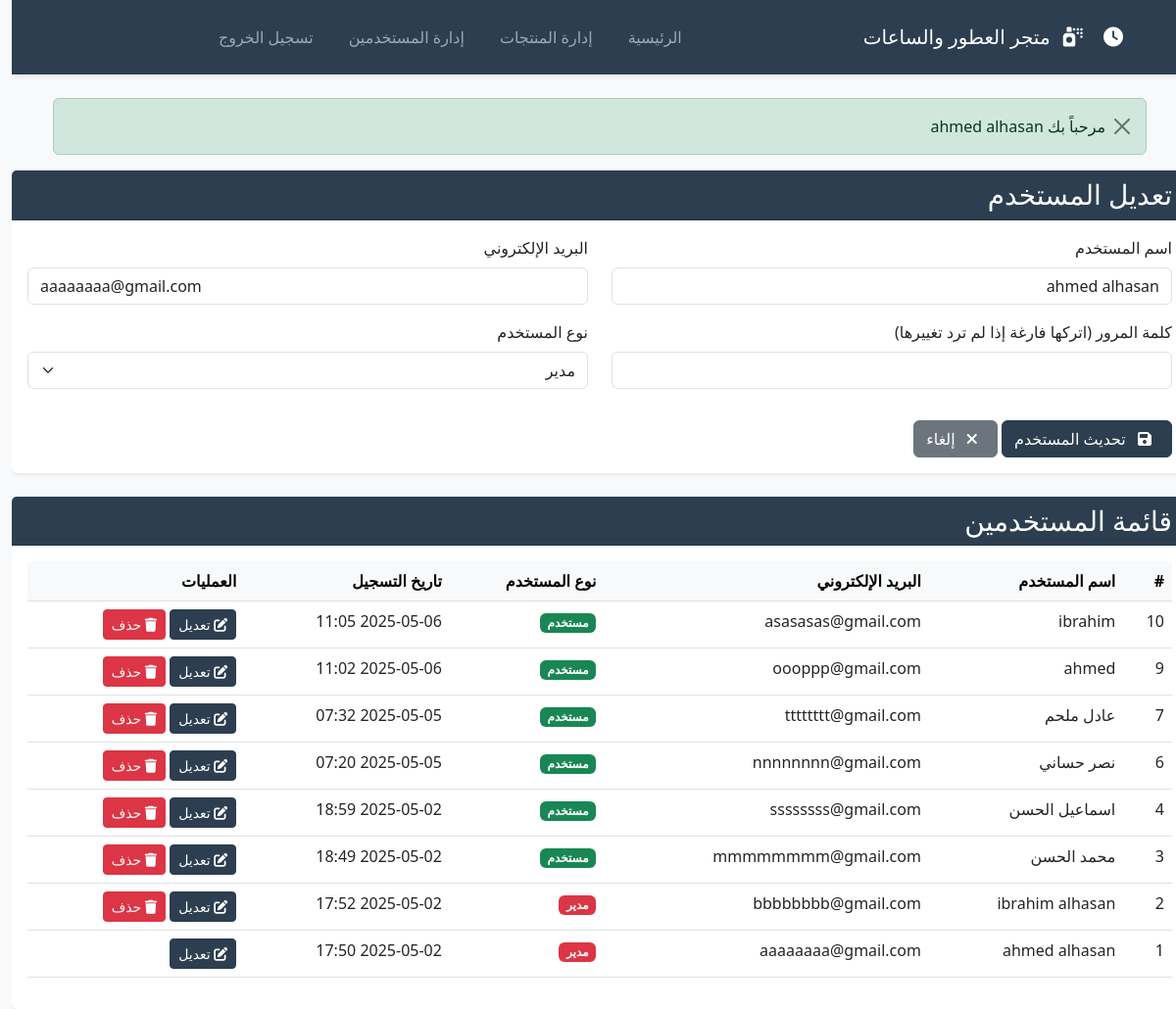
Page /users.php?edit=1 (signed in) on the committed database.
### tables this page shows
CREATE TABLE `users` (
  `id` int(11) NOT NULL,
  `username` varchar(50) NOT NULL,
  `email` varchar(100) NOT NULL,
  `password` varchar(255) NOT NULL,
  `role` enum('user','admin') DEFAULT 'user',
  `created_at` timestamp NOT NULL DEFAULT current_timestamp()
);

### users.php (the view, shortened to what this page needs)
<?php
require_once 'config/database.php';
$edit_user = null;
if (isset($_GET['edit']) && is_numeric($_GET['edit'])) {
    $stmt = $conn->prepare("SELECT id, username, email, role FROM users WHERE id = ?");
    $stmt->execute([$_GET['edit']]);
    $edit_user = $stmt->fetch(PDO::FETCH_ASSOC);
}
$stmt = $conn->query("SELECT * FROM users ORDER BY created_at DESC");
$users = $stmt->fetchAll(PDO::FETCH_ASSOC);
require_once 'includes/header.php';
?>
<div class="row mb-4">
    <div class="col-md-12">
        <div class="card shadow-sm">
            <div style="background-color:#2c3e50" class="card-header  text-white">
                <h3 class="card-title mb-0"><?php echo $edit_user ? 'تعديل المستخدم' : 'إضافة مستخدم جديد'; ?></h3>
            </div>
            <div class="card-body">
                <form method="POST" class="needs-validation" novalidate>
                    <div class="row">
                        <div class="col-md-6 mb-3">
                            <label for="username" class="form-label">اسم المستخدم</label>
                            <input type="text" class="form-control" id="username" name="username"
                                   value="<?php echo $edit_user ? htmlspecialchars($edit_user['username']) : ''; ?>" required>
                        </div>
                        <div class="col-md-6 mb-3">
                            <label for="email" class="form-label">البريد الإلكتروني</label>
                            <input type="email" class="form-control" id="email" name="email"
                                   value="<?php echo $edit_user ? htmlspecialchars($edit_user['email']) : ''; ?>" required>
                        </div>
                    </div>
                    <div class="row">
                        <div class="col-md-6 mb-3">
                            <label for="password" class="form-label">
                                <?php echo $edit_user ? 'كلمة المرور (اتركها فارغة إذا لم ترد تغييرها)' : 'كلمة المرور'; ?>
                            </label>
                            <input type="password" class="form-control" id="password" name="password"
                                   <?php echo !$edit_user ? 'required' : ''; ?>>
                        </div>
                        <div  class="col-md-6 mb-3">
                            <label for="role" class="form-label">نوع المستخدم</label>
                            <select class="form-select" id="role" name="role" required>
                                <option value="admin" <?php echo ($edit_user && $edit_user['role'] === 'admin') ? 'selected' : ''; ?>>مدير</option>
                            </select>
                        </div>
                    </div>
                    <div class="mt-3">
                        <button type="submit" class="btn btn-primary">
                            <i class="fas fa-save me-2"></i>
                            <?php echo $edit_user ? 'تحديث المستخدم' : 'إضافة المستخدم'; ?>
                        </button>
                        <?php if ($edit_user): ?>
                            <a href="users.php" class="btn btn-secondary">
                                <i class="fas fa-times me-2"></i>
                                إلغاء
                            </a>
                        <?php endif; ?>
                    </div>
                </form>
            </div>
        </div>
    </div>
</div>
<div class="row">
    <div class="col-md-12">
        <div class="card shadow-sm">
            <div  style="    background-color:#2c3e50 ;
                       " class="card-header text-white">
                <h3 class="card-title mb-0">قائمة المستخدمين</h3>
            </div>
            <div class="card-body">
                <div class="table-responsive">
                    <table class="table table-hover">
                        <thead class="table-light">
                            <tr>
                                <th>#</th>
                                <th>اسم المستخدم</th>
                                <th>البريد الإلكتروني</th>
                                <th>نوع المستخدم</th>
                                <th>تاريخ التسجيل</th>
                                <th>العمليات</th>
                            </tr>
                        </thead>
                        <tbody>
                            <?php foreach ($users as $user): ?>
                                <tr>
                                    <td><?php echo $user['id']; ?></td>
                                    <td><?php echo htmlspecialchars($user['username']); ?></td>
                                    <td><?php echo htmlspecialchars($user['email']); ?></td>
                                    <td>
                                        <span class="badge bg-<?php echo $user['role'] === 'admin' ? 'danger' : 'success'; ?>">
                                            <?php echo $user['role'] === 'admin' ? 'مدير' : 'مستخدم'; ?>
                                        </span>
                                    </td>
                                    <td><?php echo date('Y-m-d H:i', strtotime($user['created_at'])); ?></td>
                                    <td>
                                        <a href="users.php?edit=<?php echo $user['id']; ?>"
                                           class="btn btn-sm btn-primary">
                                            <i class="fas fa-edit"></i>
                                            تعديل
                                        </a>
                                        <?php if ($user['id'] !== $_SESSION['user_id']): ?>
                                            <a href="users.php?delete=<?php echo $user['id']; ?>"
                                               class="btn btn-sm btn-danger"
                                               onclick="return confirm('هل أنت متأكد من حذف هذا المستخدم؟');">
                                                <i class="fas fa-trash"></i>
                                                حذف
                                            </a>
                                        <?php endif; ?>
                                    </td>
                                </tr>
                            <?php endforeach; ?>
                        </tbody>
                    </table>
                </div>
            </div>
        </div>
    </div>
</div>

### includes/header.php (style rules this page uses)
:root { --primary-color: #2c3e50; --secondary-color: #34495e; --accent-color: #e74c3c; }
.card { border: none; transition: transform 0.3s ease, box-shadow 0.3s ease; }
.btn-primary { background-color: var(--primary-color); border-color: var(--primary-color); }

### rows in the picture
users: username "ahmed alhasan", email "aaaaaaaa@gmail.com", role "مدير", created_at "2025-05-02 17:50"
users: id "10", username "ibrahim", email "asasasas@gmail.com", role "مستخدم", created_at "2025-05-06 11:05"
users: username "ahmed", email "oooppp@gmail.com", role "مستخدم", created_at "2025-05-06 11:02"
users: username "عادل ملحم", email "tttttttt@gmail.com", role "مستخدم", created_at "2025-05-05 07:32"
users: username "نصر حساني", email "nnnnnnnn@gmail.com", role "مستخدم", created_at "2025-05-05 07:20"
users: username "اسماعيل الحسن", email "ssssssss@gmail.com", role "مستخدم", created_at "2025-05-02 18:59"
users: username "محمد الحسن", email "mmmmmmmm@gmail.com", role "مستخدم", created_at "2025-05-02 18:49"
users: username "ibrahim alhasan", email "bbbbbbbb@gmail.com", role "مدير", created_at "2025-05-02 17:52"

### other values in the picture
$_SESSION['message'] "مرحباً بك ahmed alhasan"
